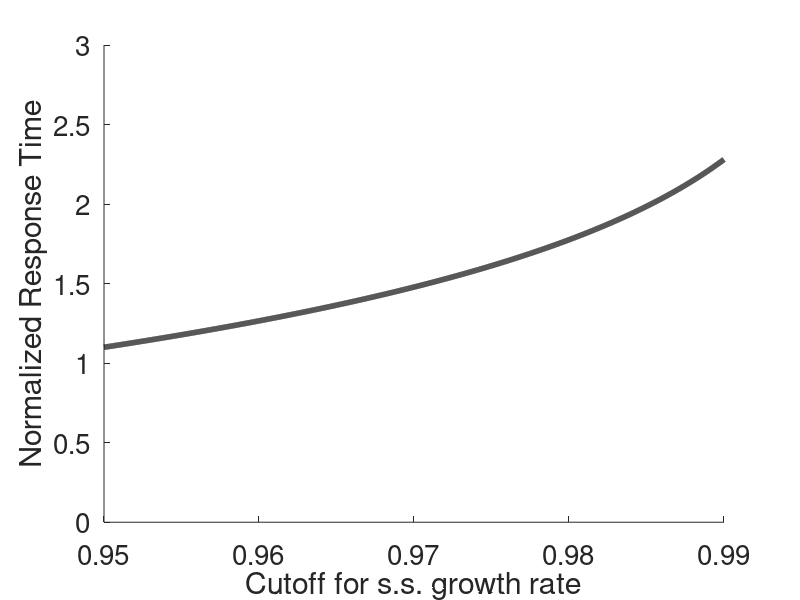
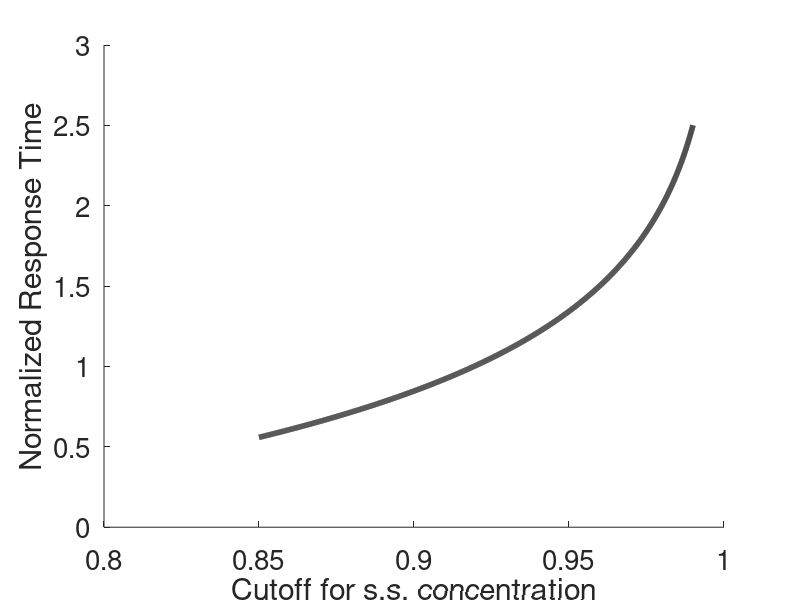
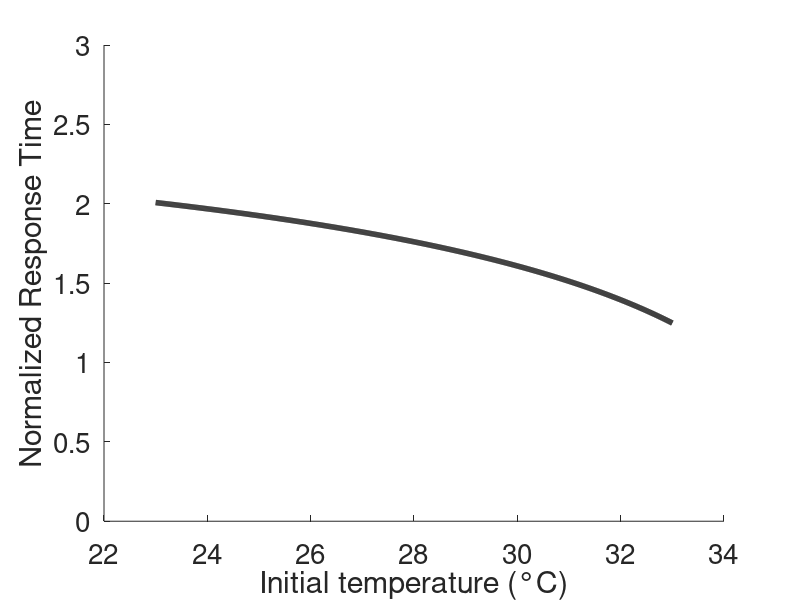
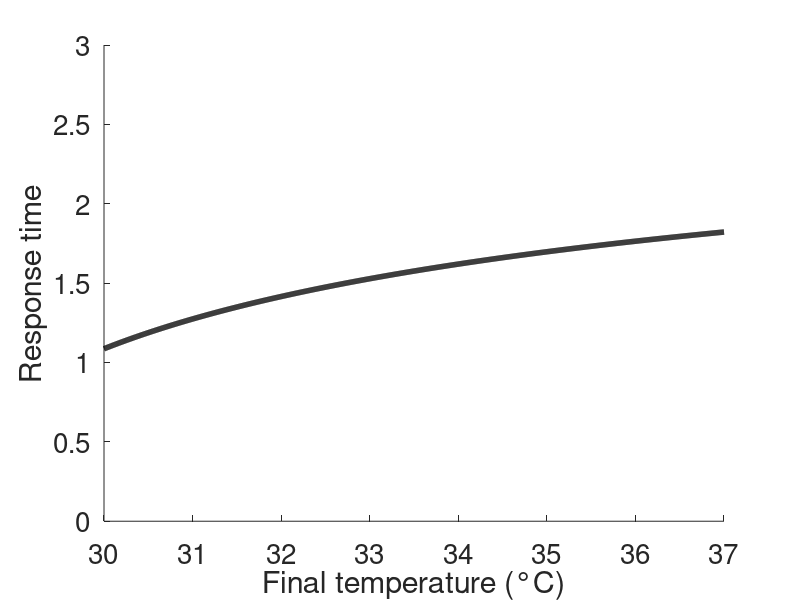

MATLAB code to generate these figures, in order:
%% Analytically tractable Production-less TSEN model results
% This version of the model assumes that import flux and growth are
% well-blanced (import rate = saturated kinetic rate)

close all;
gamma0 = 0.02; % Growth efficiency factor (1/mM)
K1 = 20; % MM constant (mM) at 37C
yrange = [0 3];

E1 = 15*1.688; % Activation energy (units kB*T)
T2 = 37; % Final temperature (°C)
T1 = 27; % Initial temperature (°C)

%% Define function for K1 at T1 as a fraction of K1 at T2
f1fun = @(E1,T1,T2) exp(-E1*298.15/2.*(1./(T1+273.15) - 1./(T2+273.15)));

f1 = f1fun(E1,T1,T2);

f1_K1 = f1.^2;

%% Define function for ratio of import rates

mu_fun = @(E1,T1,T2) exp(-E1*298.15.*(1./(T2+273.15) - 1./(T1+273.15))); 

mu_eval = mu_fun(E1,T1,T2);

%% Define f_cutoff (concentration cutoff) as function of growth-rate cutoff
f_g = .98; % Default value

f_conc = @(f_g,gamma0,K1,f1_K1,mu_eval) 1./sqrt(gamma0.*K1).*(mu_eval.*(1 + sqrt(gamma0.*K1.*f1_K1))./(1 + f_g.*(mu_eval.*(1 + sqrt(gamma0.*K1.*f1_K1))./(1 + sqrt(gamma0.*K1)) - 1))   -1);


% Evaluate c1 cutoff based on f_g
f2 = f_conc(f_g,gamma0,K1,f1_K1,mu_eval);

%% Define response time, solved analytically
tR = @(gamma0,K1,f1,f2) 0.5./(1 + sqrt(gamma0.*K1))/log(2).*(sqrt(gamma0.*K1).*log((1+f2)./(1-f2).*(1-f1)./(1+f1)) - log((1-f2.^2)./(1-f1.^2)));


%% Test for final cutoff on growth rate
fg_test = linspace(0.95,0.99,5000);
f2_test = f_conc(fg_test,gamma0,K1,f1,mu_eval);

figure;
plot(fg_test,tR(gamma0,K1,f1,f2_test),'k', 'linewidth', 4);
xlabel('Cutoff for s.s. growth rate');
ylabel('Normalized Response Time');
box off;
set(gcf, "Position", [0 0 400 300]);
set(gca, 'FontSize', 20)
ylim(yrange)

%% Test for final cutoff on concentration only
f2_test = linspace(0.85,0.99,5000);

figure;
plot(f2_test,tR(gamma0,K1,f1,f2_test),'k', 'linewidth', 4);
xlabel('Cutoff for s.s. concentration');
ylabel('Normalized Response Time');
box off;
set(gcf, "Position", [0 0 400 300]);
set(gca, 'FontSize', 20)
ylim(yrange)

%% Test for initial temperature effect
T1_test = linspace(23,33,1000);

figure;
plot(T1_test,tR(gamma0,K1,f1fun(E1,T1_test,T2),f2),'k', 'linewidth', 4);
xlabel('Initial temperature (°C)');
ylabel('Normalized Response Time');
box off;
set(gcf, "Position", [0 0 400 300]);
set(gca, 'FontSize', 20)
ylim(yrange)

%% Test for final temperature effect
T2_test = linspace(30,37,1000);

figure;
plot(T2_test,tR(gamma0,K1,f1fun(E1,T1,T2_test),f2),'k', 'linewidth', 4);
xlabel('Final temperature (°C)');
ylabel('Response time');
box off;
set(gcf, "Position", [0 0 400 300]);
set(gca, 'FontSize', 20)
ylim(yrange) 

%% Test for activation energy of K1
E1_test = linspace(0.1,80,1000);

figure;
plot(E1_test/1.688,tR(gamma0,K1,f1fun(E1_test,T1,T2),f2),'k', 'linewidth', 4);
xlabel('Activation energy of KM (kcal/mol)');
ylabel('Normalized Response Time');
box off;
set(gcf, "Position", [0 0 400 300]);
set(gca, 'FontSize', 20)
ylim(yrange)

%% Test for varying gamma0
g0_test = linspace(0.0001,0.5,1000);
f2_g0_test = f_conc(f_g,g0_test,K1,f1,mu_eval);

figure;
plot(g0_test,tR(g0_test,K1,f1,f2_g0_test),'k', 'linewidth', 4);
xlabel('\gamma_0');
ylabel('Normalized Response Time');
box off;
set(gcf, "Position", [0 0 400 300]);
set(gca, 'FontSize', 20)
ylim(yrange)

%% Test for varying K1
K1_test = linspace(0.01,30,1000);
f2_K1_test = f_conc(f_g,gamma0,K1_test,f1,mu_eval);

figure;
plot(K1_test,tR(gamma0,K1_test,f1,f2_K1_test),'k', 'linewidth', 4);
xlabel('K1 (mM)');
ylabel('Normalized Response Time');
box off;
set(gca, 'FontSize', 20)
set(gcf, "Position", [0 0 400 300]);
ylim(yrange)
